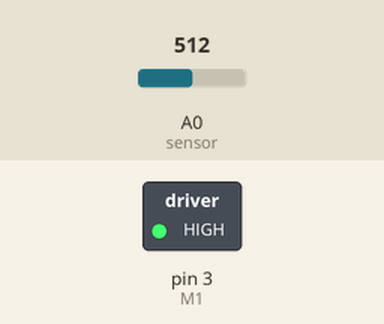
Recording of a sketch running on a simulated Arduino Uno, built with avr-gcc and run on an emulated ATmega328P. Shown: switched loads named in the sketch (green lamp = pin HIGH). The inputs (shaded band) are chosen by the test bench; at power-on: A0 (sensor) = 512. What the sketch prints to the serial monitor is not drawn.

Above: at 1.3 s.
1.4 s: A0 (sensor) set to 417
2.9 s: A0 (sensor) set to 393
At 4.2 s:
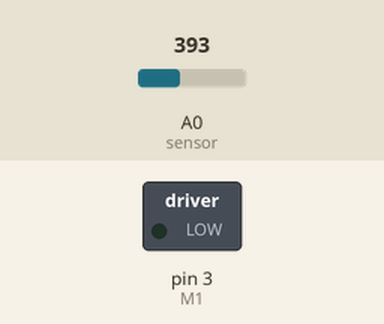
4.5 s: A0 (sensor) set to 511
At 5.6 s:
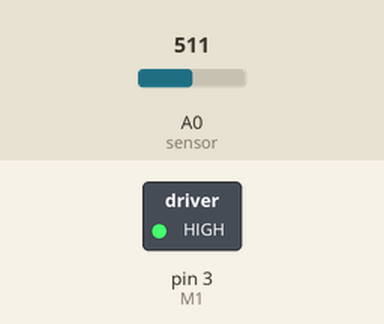
6.0 s: A0 (sensor) set to 306
At 6.9 s:
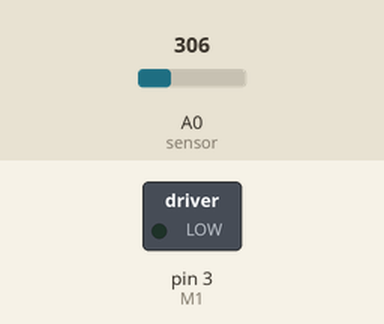
Timing chart, 0 to 8.5 s (numbered marks = the images above; inputs shaded):
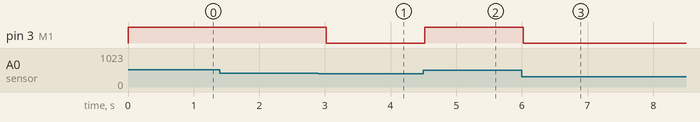

The sketch:

turbidostat_excel_relay.ino
```cpp
int led = 13; //LED Pin that stays on until threshold is reached for dilution
int M1 = 3; // this is connected to the relay where the motor is connected and powered in parallel


void setup() {
  Serial.begin(9600); //Baud rate: 9600
  Serial.println("CLEARDATA"); //clears up any data left from previous projects this code from CrtSuznik instructable. must has PX-LAB installed and the spreadsheet open

  Serial.println("LABEL,Acolumn,Bcolumn,..."); //always write LABEL, so excel knows the next things will be the names of the columns (instead of Acolumn you could write Time for instance)

  Serial.println("RESETTIMER"); //resets timer to 0

  pinMode(M1, OUTPUT);
}
void loop() {
  int sensorValue = analogRead(A0);// read the input on analog pin 0 this code for DF Robot turbidity sensor
  float voltage = sensorValue * (5.0 / 1024.0); // Convert the analog reading (which goes from 0 - 1023) to a voltage (0 - 5V):
  Serial.println(voltage); // print out the value you read:

  if (voltage > 2) digitalWrite(led, HIGH);//beginning of loop that determines if culture needs diluted. prototype using voltage - this will need another line of code and OD calibration to compute voltage to OD. This line for LED that should go in tandem
  else digitalWrite(led, LOW);
  if (voltage > 2) digitalWrite(M1, HIGH);//beginning of loop that determines if culture needs diluted. prototype using voltage - this will need another line of code and OD calibration to compute voltage to OD
  else digitalWrite(M1, LOW);

  //next lines are from instructable by CrtSuznik for exporting data to excel
  Serial.print("DATA,TIME,TIMER,"); //writes the time in the first column A and the time since the measurements started in column B

  Serial.print(voltage);//be sure to add println to the last command so it knows to go into the next row on the second run
  delay(500);
}
```

Measured:
- the behaviour switches between 410 and 409 on A0 (sensor) (found by bisection; images 0 and 1)
- after the input at 1.4 s, every drawn part: stays the same
- after the input at 2.9 s, pin 3 (M1): HIGH → LOW after 0.12 s
- after the input at 4.5 s, pin 3 (M1): LOW → HIGH at once
- after the input at 6.0 s, pin 3 (M1): HIGH → LOW at once
